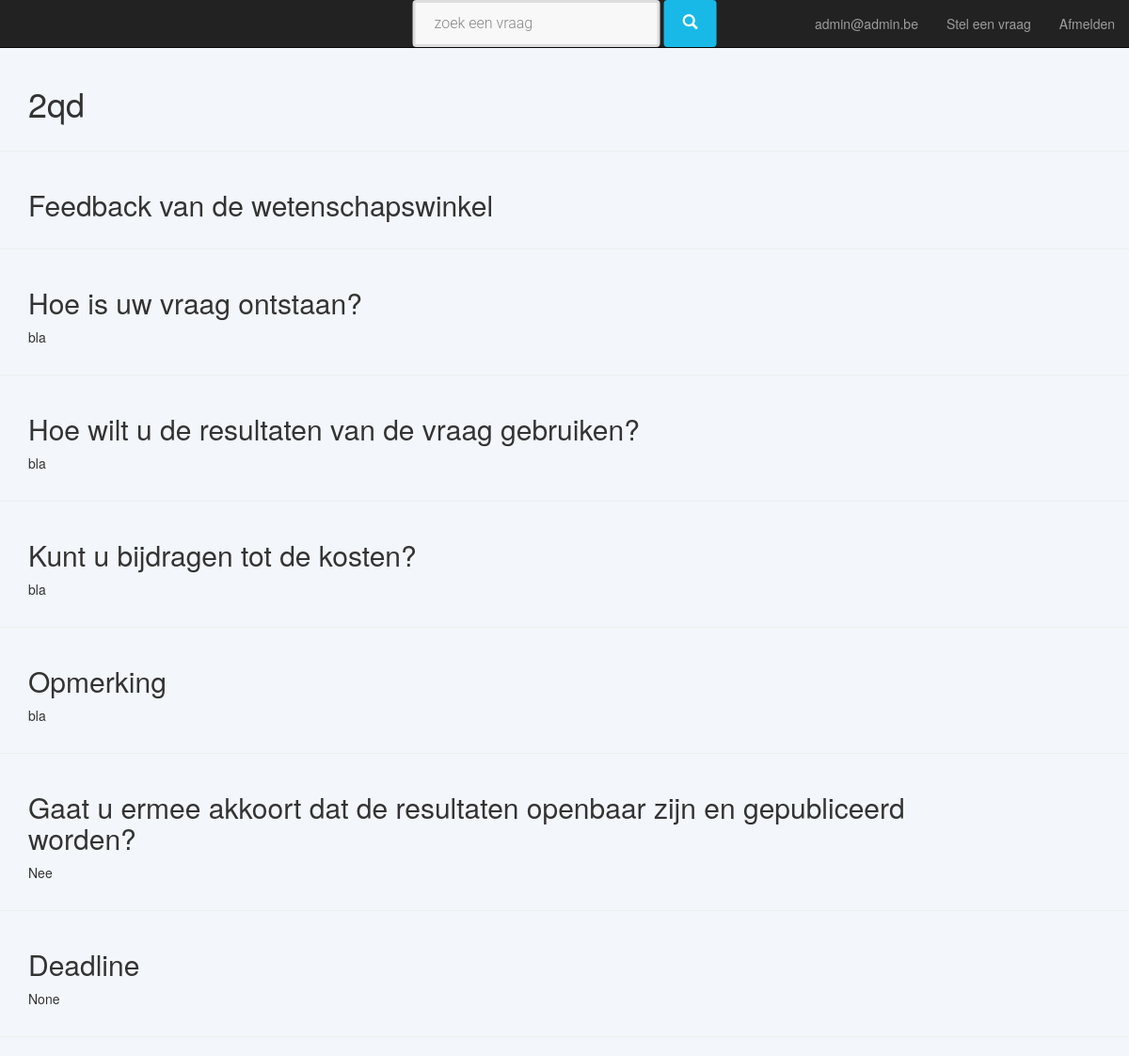
Page /dbwwinkel/detail_organisation/2 (signed in) on the earlier database version.
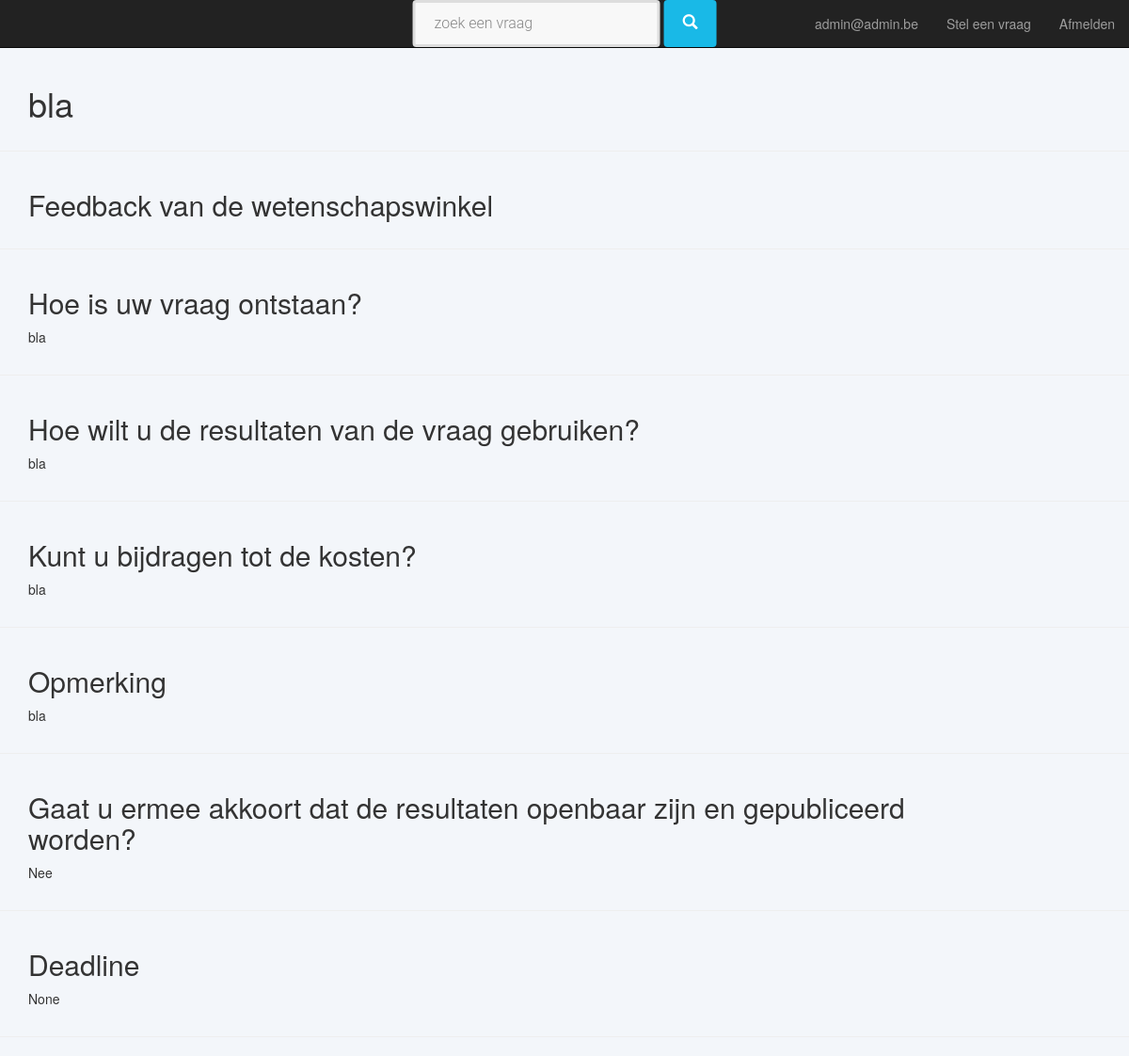
Same page on the later database version.
### custom_users/models.py (models this page shows, shortened)
class AbstractUser(AbstractBaseUser, PermissionsMixin):
    email = models.EmailField(
        _('email address'),
        unique=True,
        error_messages={
            'unique': _('This email is already used.')
        },
    )
    is_staff = models.BooleanField(
        _('staff status'),
        default=False,
        help_text=_('Designates whether the user can log into this admin site.')
    )
    is_active = models.BooleanField(
        _('is active'),
        default=True,
        help_text=_('Designates whether this user should be treated as active. Unselect this instead of deleting accounts.')
    )
    date_joined = models.DateTimeField(_('date joined'), default=timezone.now)
    USERNAME_FIELD = 'email'
    REQUIRED_FIELDS = []
    objects = UserManager()
    class Meta:
        verbose_name = _('user')
        verbose_name_plural = _('users')
        abstract = True

class User(AbstractUser):
    first_name = models.CharField(_('first name'), max_length=50, null=True)
    last_name = models.CharField(_('last name'), max_length=50, null=True)
    telephone = models.PositiveIntegerField(_('telephone number'), null=True)
    gsm = models.PositiveIntegerField(_('gsm number'), null=True)
    def is_manager(self):
        return ManagerUser.objects.filter(pk=self.id).exists()
        try:
            ManagerUser.objects.get(pk=self.id)
        except ObjectDoesNotExist:
            return False
        return True

### dbwwinkel/models.py (models this page shows, shortened)
class Question(models.Model):
    question_text = models.TextField()
    reason = models.TextField()
    purpose = models.TextField()
    own_contribution = models.TextField()
    remarks = models.TextField(blank=True)
    internal_remarks = models.TextField(blank=True)
    how_know_WW = models.TextField(blank=True)
    deadline = models.DateField(blank=True, null=True)
    public = models.BooleanField()
    creation_date = models.DateTimeField(default=timezone.now)
    active = models.BooleanField(default=True)
    state = models.ForeignKey(State)
    region = models.ManyToManyField(Region)
    organisation = models.ForeignKey(Organisation)
    keyword = models.ManyToManyField(Keyword)
    question_subject = models.ManyToManyField(QuestionSubject, blank=True)
    study_field = models.ManyToManyField(StudyField, blank=True)
    def get_state_name(self):
        return self.state
    state_name = property(get_state_name)
    class Meta:
        default_permissions = ('add', 'delete')
        permissions = (
            ('view_draft_question', _('Can view draft question')),
            ('edit_draft_question', _('Can edit draft question')),
            ('view_in_progress_central_question', _('Can view in progress question central')),
            ('edit_in_progress_central_question', _('Can edit in progress question central')),
            ('view_processed_central_question', _('Can view processed question central')),
            ('edit_processed_central_question', _('Can edit processed question central')),
            ('view_in_progress_regional_question', _('Can view in progress question regional')),
            ('edit_in_progress_regional_question', _('Can edit in progress question regional')),
            ('edit_public_question', _('Can edit public question')),
            ('edit_reserved_question', _('Can edit reserved question')),
            ('view_ongoing_question', _('Can view ongoing question')),
            ('edit_ongoing_question', _('Can edit ongoing question')),
            ('view_finished_question', _('Can view finished question')),
            ('edit_finished_question', _('Can edit finished question')),
            ('view_denied_question', _('Can view denied question')),
            ('edit_denied_question', _('Can edit denied question')),
            ('view_revoked_question', _('Can view revoked question')),
            ('edit_revoked_question', _('Can edit revoked question')),
        )

### dbwwinkel/views.py (the view, shortened to what this page needs)
# urls.py: url(r'^detail_organisation/(?P<question_id>[0-9]+)', views.detail, name='detail_organisation'),
def detail(request, question_id):
    question = Question.objects.get(id=question_id)
    button_template = "dbwwinkel/detail_question/default.html"
    region_list = []
    if request.user.is_authenticated == False: # Then the user is a student
        return student_detail(request, question)
    elif OrganisationUser.objects.filter(id = request.user.id).exists():
        if request.user.has_perm('edit_question', question):
            button_template = "dbwwinnkel/detail_question/organisations.html"
    context = {'question': question,
               'button_template': button_template,
               'region_lst': region_list,
               'question_id': question_id}
    return render(request, 'dbwwinkel/detail_question/detail_question_base.html', context)

### dbwwinkel/templates/dbwwinkel/detail_question/detail_question_base.html (shortened to what this page needs)
{% extends "base/base.html" %}
{% load cms_tags menu_tags sekizai_tags staticfiles %}
{% block content %}
    <div class = "container">
        <div class="row">
            <div class = "col-md-10">
                <h1>{{ question.question_text }}</h1>
                </div>
            <div class = "col-md-2">
                <br>
            </div>
        </div>
    </div>
    <hr />
       <div class = "container">
        <div class="row">
            <div class = "col-md-11">
                <h2>Feedback van de wetenschapswinkel</h2>
            </div>
        </div>
    </div>
    <hr/>
    <div class = "container">
        <div class="row">
            <div class = "col-md-11">
                <h2>Hoe is uw vraag ontstaan?</h2>
                <p>{{ question.reason }}</p>
            </div>
        </div>
    </div>
    <hr />
    <div class = "container">
        <div class="row">
            <div class = "col-md-11">
                <h2>Hoe wilt u de resultaten van de vraag gebruiken?</h2>
                <p>{{ question.purpose }}</p>
            </div>
        </div>
    </div>
    <hr/>
        <div class = "container">
        <div class="row">
            <div class = "col-md-11">
                <h2>Kunt u bijdragen tot de kosten?</h2>
                <p>{{ question.own_contribution }}</p>
            </div>
        </div>
    </div>
    <hr/>
       <div class = "container">
        <div class="row">
            <div class = "col-md-11">
                <h2>Opmerking</h2>
                <p>{{ question.remarks }}</p>
            </div>
        </div>
    </div>
    <hr/>
       <div class = "container">
        <div class="row">
            <div class = "col-md-11">
                <h2>Gaat u ermee akkoort dat de resultaten openbaar zijn en gepubliceerd worden?</h2>
                {% if question.public is True  %}
                <p>Ja</p>
                {% else %}
                <p>Nee</p>
                {% endif %}
            </div>
        </div>
    </div>
    <hr/>
    <div class = "container">
        <div class="row">
            <div class = "col-md-11">
                <h2>Deadline</h2>
                <p>{{ question.deadline }}</p>
            </div>
        </div>
    </div>
    <hr/>
{% endblock %}

### templates/base/base.html (shortened to what this page needs)
{% load cms_tags sekizai_tags static menu_tags  %}
<!doctype html>
<html>
    <head>
    <link rel="stylesheet" href="{% static 'dbwwinkel/css/bootstrap.css' %}">
    <link rel="stylesheet" href="{% static 'dbwwinkel/css/wwinkel.css' %} ">
    </head>
    <body>
        <nav class="navbar navbar-t navbar-inverse bg-inverse navbar-fixed-top">
             <ul class = "nav navbar-nav navbar-center">
              <li class="nav-item">
                 <form action =  "{% url 'list_questions'  %} " method="get" accept-charset="utf-8" >
                    <div class ="form-inline">
                    <input type ="text" placeholder="zoek een vraag" name="search_text">
                    <button type="submit" class="btn btn-default">
                        <i class ="glyphicon glyphicon-search"></i>
                        </button>
                    </div>
                    </form>
                </li>
            </ul>
            <ul class="nav navbar-nav navbar-right">
                {% if user.is_authenticated %}
                    <li>
                        <p class ="navbar-text">{{ user.email }}</p>
                    </li>
                    <li class="nav-item">
                        <a href="{% url 'register_question' %}">Stel een vraag</a>
                    </li>
                    <li class="nav-item">
                    <a href="{% url 'logout' %}">Afmelden</a>
                    </li>
                {% endif %}
            </ul>
</nav>
           {% block content %}{% endblock content %}
    </body>
</html>

### dbwwinkel/static/dbwwinkel/css/wwinkel.css (style rules this page uses)
body { background-color: #F3F6FA; padding-top: 70px; }
input[type="text"], input[type="password"], input[type= "number"], input[type = "email"], input[type = "tel"], input[type = "url"], input[type = "date"], textarea,select.form-control { height: 50px; margin: 0; padding: 0 20px; vertical-align: middle; background: #f8f8f8; border: 3px solid #ddd; font-family: 'Roboto', sans-serif; font-size: 16px; font-weight: 300; line-height: 50px; color: #888; -moz-border-radius: 4px; -webkit-border-radius: 4px; border-radius: 4px; -moz-box-shadow: none; -webkit-box-shadow: none; box-shadow: none; -o-transition: all .3s; -moz-transition: all .3s; -webkit-transition: all .3s; -ms-transition: all .3s; transition: all .3s; }
button.btn { height: 50px; margin: 0; padding: 0 20px; vertical-align: middle; background: #19b9e7; border: 0; font-family: 'Roboto', sans-serif; font-size: 16px; font-weight: 300; line-height: 50px; color: #fff; -moz-border-radius: 4px; -webkit-border-radius: 4px; border-radius: 4px; text-shadow: none; -moz-box-shadow: none; -webkit-box-shadow: none; box-shadow: none; -o-transition: all .3s; -moz-transition: all .3s; -webkit-transition: all .3s; -ms-transition: all .3s; transition: all .3s; }
.navbar-nav.navbar-right:last-child { margin-right: 0; }
@media (min-width: 768px) { .navbar-nav.navbar-center { position: absolute; left: 50%; transform: translatex(-50%); } }

Differences in the rows shown:
changed Question "bla": question_text "2qd" → "bla"
